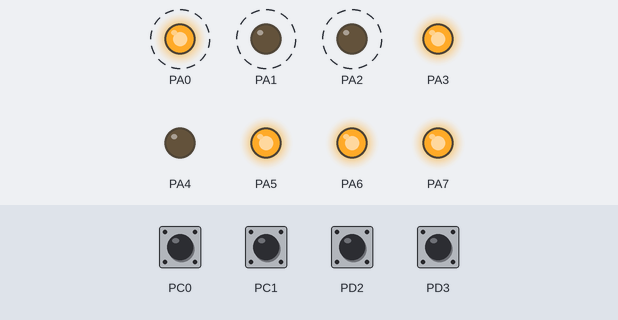
Simulated run of this program. Board: ATmega128, built with avr-gcc and emulated at 16 MHz. On the bench: output pins drawn as LEDs (lit = HIGH). Dashed ring = blinking. The test bench sets the inputs (shaded band); at power-on: PC0, PC1, PD2, PD3 HIGH.

Above: at 2.25 s.
2.3 s: PD2 pulled LOW for 0.15 s
At 2.85 s:
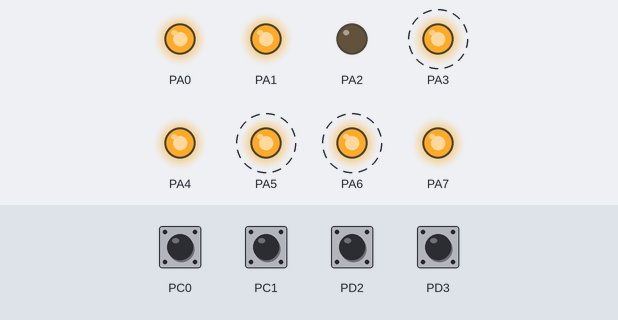
4.2 s: PC1 pulled LOW for 0.15 s
At 5.25 s:
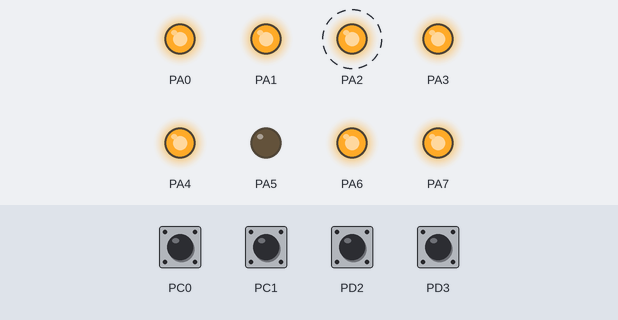
6.7 s: PC0 pulled LOW for 0.15 s
At 7.45 s:
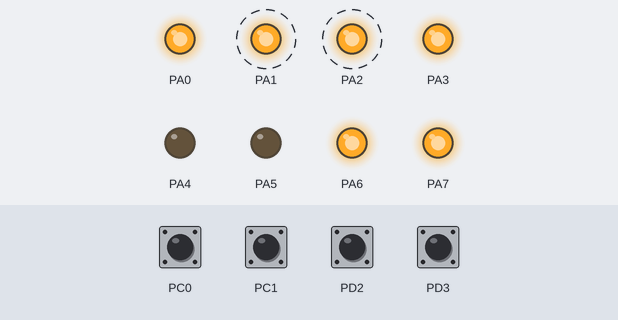
9.7 s: PC0 pulled LOW for 1 s
At 10.85 s:
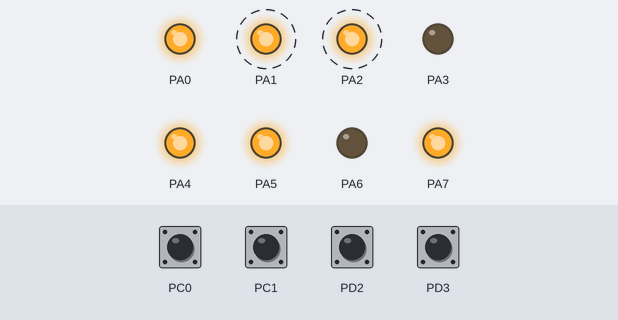
13.7 s: PC0 pulled LOW for 0.15 s
At 14.65 s:
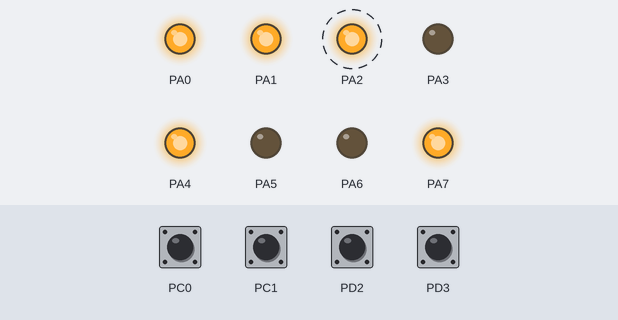
16.8 s: PD2 pulled LOW for 1 s
At 16.95 s:
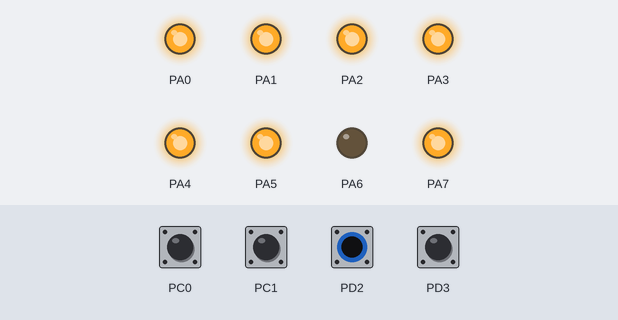
Timing chart, 0 to 22.7 s (numbered marks = the images above; inputs shaded):
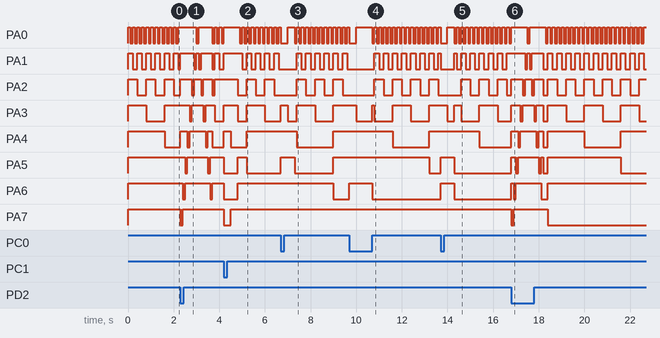

The program:

main.c
```c
#define F_CPU 16000000UL

#include <avr/io.h>
#include <util/delay.h>

void updateLeds(uint8_t pattern)// LED 출력 처리 (반전 출력)
{
	PORTA = ~pattern;
}

uint8_t readSwitches(void)// 스위치 입력 상태 확인 후 누른 버튼 번호 반환
{
	if (!(PINC & (1 << PC0))) return 1; // SW1 눌림 감지
	if (!(PINC & (1 << PC1))) return 2; // SW2 눌림 감지
	if (!(PIND & (1 << PD2))) return 3; // SW3 눌림 감지
	if (!(PIND & (1 << PD3))) return 4; // SW4 눌림 감지
	return 0;                           // 눌린 버튼 없음
}

int main(void)
{
	uint8_t binaryCounter = 0; // 이진 카운팅용 변수
	uint8_t activeSw = 0;      // 눌린 스위치 번호 저장
	int idx = 0;              // 반복문 제어 변수


	DDRA = 0xFF;// LED 연결 포트(PORTA) 전체 출력 설정
	PORTA = 0xFF; // 초기 LED 상태--> 전체 꺼짐

	// PC0과 PC1 핀을 입력 모드로 설정할 때 (비트를 0으로)
	DDRC &= ~((1 << PC0) | (1 << PC1));
	// 해당 입력 핀들의 내부 풀업 저항을 활성화할 때 (비트를 1로)
	PORTC |= (1 << PC0) | (1 << PC1);

	// PD2와 PD3 핀을 입력 모드로 설정할 때 (비트를 0으로)
	DDRD &= ~((1 << PD2) | (1 << PD3));
	// 해당 입력 핀들의 내부 풀업 저항을 활성화할 때 (비트를 1로)
	PORTD |= (1 << PD2) | (1 << PD3);

	while (1)
	{
		// 스위치 상태 주기적 확인
		activeSw = readSwitches();

		switch (activeSw)
		{
			case 1: // SW1 (PC0) 동작: LED 3개 묶음 왼쪽으로
			{
				uint8_t shiftData = 0x07; // 0b00000111 (LED 3개)
				for (idx = 0; idx < 2; idx++)
				{
					updateLeds(shiftData);
					_delay_ms(300);
					shiftData <<= 1;     // 왼쪽으로 이동
				}
				while (!(PINC & (1 << PC0))); // 버튼 뗄 때까지 대기
				break;
			}

			case 2: // SW2 (PC1) 동작: LED 3개 묶음 오른쪽으로
			{
				uint8_t shiftData = 0xE0; // 0b11100000 (LED 3개)
				for (idx = 0; idx < 2; idx++)
				{
					updateLeds(shiftData);
					_delay_ms(300);
					shiftData >>= 1;     // 오른쪽으로 이동
				}
				while (!(PINC & (1 << PC1))); // 버튼 뗄 때까지 대기
				break;
			}

			case 3: // SW3 (PD2) 동작: LED 좌우 왕복 깜박임
			{
				// 오른쪽에서 왼쪽 방향으로 깜박임 (PA7 -> PA0)
				for (idx = 7; idx >= 0; idx--)
				{
					updateLeds(1 << idx);
					_delay_ms(100);
				}
				// 다시 오른쪽 방향으로 돌아가며 깜박임 (PA1 -> PA6)
				for (idx = 1; idx <= 6; idx++)
				{
					updateLeds(1 << idx);
					_delay_ms(100);
				}
				while (!(PIND & (1 << PD2))); // 버튼 뗄 때까지 대기
				break;
			}

			case 4: // SW4 (PD3) 동작: 카운터 초기화 및 LED OFF
			{
				binaryCounter = 0; // 이진 카운터 값 리셋
				PORTA = 0xFF;      // LED 전체 꺼짐
				while (!(PIND & (1 << PD3))); // 버튼 뗄 때까지 대기
				break;
			}

			default: // 버튼이 안 눌렸을 때 기본 동작--> 2진수 1씩 증가
			{
				updateLeds(binaryCounter);
				binaryCounter++;
				_delay_ms(100);
				break;
			}
		}
	}

	return 0;
}
```

Measured:
- after the input at 2.3 s, PA6: alternates HIGH for 1.1 s and LOW for 0.10 s, starting after 0.10 s; PA7: HIGH → LOW at once, → HIGH 0.10 s later
- after the input at 4.2 s, PA5: HIGH → LOW after 0.00 s instead of 0.40 s; PA6: HIGH → LOW at once, → HIGH 0.60 s later; PA7: HIGH → LOW at once, → HIGH 0.30 s later
- after the input at 6.7 s, PA5: LOW → HIGH after 0.00 s instead of 1.7 s; PA6: HIGH → LOW after 2.3 s instead of 1.7 s
- after the input at 9.7 s, PA5: HIGH → LOW after 3.5 s instead of 2.5 s; PA6: LOW → HIGH at once, → LOW 1.0 s later
- after the input at 13.7 s, PA5, PA6: LOW → HIGH after 0.00 s instead of 2.7 s; PA7: stays HIGH (without the input it goes to LOW after 2.7 s)
- after the input at 16.8 s, PA7: HIGH → LOW after 0.00 s instead of 0.20 s
